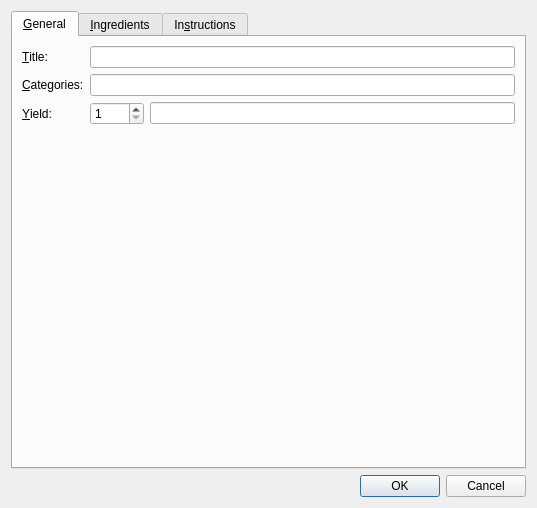
<?xml version="1.0" encoding="UTF-8"?>
<ui version="4.0">
 <class>EditDialog</class>
 <widget class="QDialog" name="EditDialog">
  <property name="geometry">
   <rect>
    <x>0</x>
    <y>0</y>
    <width>537</width>
    <height>508</height>
   </rect>
  </property>
  <property name="windowTitle">
   <string>Edit Recipe</string>
  </property>
  <layout class="QVBoxLayout" name="verticalLayout">
   <item>
    <widget class="QTabWidget" name="editor_tab_widget">
     <property name="currentIndex">
      <number>0</number>
     </property>
     <widget class="QWidget" name="general_tab">
      <attribute name="title">
       <string>&amp;General</string>
      </attribute>
      <layout class="QVBoxLayout" name="verticalLayout_2">
       <item>
        <layout class="QGridLayout" name="gridLayout">
         <item row="0" column="0">
          <widget class="QLabel" name="title_label">
           <property name="text">
            <string>&amp;Title:</string>
           </property>
           <property name="buddy">
            <cstring>title_edit</cstring>
           </property>
          </widget>
         </item>
         <item row="0" column="1">
          <widget class="QLineEdit" name="title_edit">
           <property name="maxLength">
            <number>60</number>
           </property>
          </widget>
         </item>
         <item row="1" column="0">
          <widget class="QLabel" name="categories_label">
           <property name="text">
            <string>&amp;Categories:</string>
           </property>
           <property name="buddy">
            <cstring>categories_edit</cstring>
           </property>
          </widget>
         </item>
         <item row="1" column="1">
          <widget class="QLineEdit" name="categories_edit"/>
         </item>
         <item row="2" column="0">
          <widget class="QLabel" name="servings_label">
           <property name="text">
            <string>&amp;Yield:</string>
           </property>
           <property name="buddy">
            <cstring>servings_spin</cstring>
           </property>
          </widget>
         </item>
         <item row="2" column="1">
          <layout class="QHBoxLayout" name="horizontalLayout">
           <item>
            <widget class="QSpinBox" name="servings_spin">
             <property name="minimum">
              <number>1</number>
             </property>
             <property name="maximum">
              <number>9999</number>
             </property>
            </widget>
           </item>
           <item>
            <widget class="QLineEdit" name="servings_unit_edit">
             <property name="maxLength">
              <number>40</number>
             </property>
            </widget>
           </item>
          </layout>
         </item>
        </layout>
       </item>
       <item>
        <spacer name="verticalSpacer">
         <property name="orientation">
          <enum>Qt::Vertical</enum>
         </property>
         <property name="sizeHint" stdset="0">
          <size>
           <width>20</width>
           <height>164</height>
          </size>
         </property>
        </spacer>
       </item>
      </layout>
     </widget>
     <widget class="QWidget" name="ingredients_tab">
      <attribute name="title">
       <string>&amp;Ingredients</string>
      </attribute>
      <layout class="QVBoxLayout" name="verticalLayout_4">
       <item>
        <layout class="QHBoxLayout" name="horizontalLayout_2">
         <item>
          <widget class="QTreeView" name="ingredients_view">
           <property name="sizePolicy">
            <sizepolicy hsizetype="Expanding" vsizetype="Expanding">
             <horstretch>0</horstretch>
             <verstretch>1</verstretch>
            </sizepolicy>
           </property>
          </widget>
         </item>
         <item>
          <layout class="QVBoxLayout" name="verticalLayout_3">
           <item>
            <widget class="QPushButton" name="ingredient_group_button">
             <property name="text">
              <string>Add &amp;Group</string>
             </property>
            </widget>
           </item>
           <item>
            <widget class="QPushButton" name="ingredient_button">
             <property name="text">
              <string>Add &amp;Ingredient</string>
             </property>
            </widget>
           </item>
           <item>
            <widget class="QPushButton" name="remove_button">
             <property name="text">
              <string>&amp;Remove</string>
             </property>
            </widget>
           </item>
           <item>
            <widget class="QPushButton" name="ingredient_up_button">
             <property name="text">
              <string>&amp;Up</string>
             </property>
             <property name="icon">
              <iconset resource="anymeal.qrc">
               <normaloff>:/images/up.svg</normaloff>:/images/up.svg</iconset>
             </property>
            </widget>
           </item>
           <item>
            <widget class="QPushButton" name="ingredient_down_button">
             <property name="text">
              <string>&amp;Down</string>
             </property>
             <property name="icon">
              <iconset resource="anymeal.qrc">
               <normaloff>:/images/down.svg</normaloff>:/images/down.svg</iconset>
             </property>
            </widget>
           </item>
           <item>
            <spacer name="verticalSpacer_2">
             <property name="orientation">
              <enum>Qt::Vertical</enum>
             </property>
             <property name="sizeHint" stdset="0">
              <size>
               <width>20</width>
               <height>40</height>
              </size>
             </property>
            </spacer>
           </item>
          </layout>
         </item>
        </layout>
       </item>
       <item>
        <widget class="QGroupBox" name="ingredient_group">
         <property name="title">
          <string>I&amp;ngredient</string>
         </property>
         <layout class="QGridLayout" name="gridLayout_2">
          <item row="0" column="0">
           <widget class="QLabel" name="amount_label">
            <property name="text">
             <string>A&amp;mount:</string>
            </property>
            <property name="buddy">
             <cstring>amount_type_combo</cstring>
            </property>
           </widget>
          </item>
          <item row="0" column="1">
           <layout class="QHBoxLayout" name="horizontalLayout_3">
            <item>
             <widget class="QComboBox" name="amount_type_combo">
              <item>
               <property name="text">
                <string>fraction</string>
               </property>
              </item>
              <item>
               <property name="text">
                <string>float</string>
               </property>
              </item>
             </widget>
            </item>
            <item>
             <widget class="QStackedWidget" name="amount_stack">
              <property name="currentIndex">
               <number>1</number>
              </property>
              <widget class="QWidget" name="fraction_page">
               <layout class="QHBoxLayout" name="horizontalLayout_5">
                <item>
                 <widget class="QSpinBox" name="integer_spin">
                  <property name="sizePolicy">
                   <sizepolicy hsizetype="Minimum" vsizetype="Fixed">
                    <horstretch>1</horstretch>
                    <verstretch>0</verstretch>
                   </sizepolicy>
                  </property>
                  <property name="maximum">
                   <number>9999</number>
                  </property>
                 </widget>
                </item>
                <item>
                 <widget class="QLabel" name="plus_label">
                  <property name="text">
                   <string>+</string>
                  </property>
                 </widget>
                </item>
                <item>
                 <widget class="QSpinBox" name="numerator_spin">
                  <property name="sizePolicy">
                   <sizepolicy hsizetype="Minimum" vsizetype="Fixed">
                    <horstretch>1</horstretch>
                    <verstretch>0</verstretch>
                   </sizepolicy>
                  </property>
                 </widget>
                </item>
                <item>
                 <widget class="QLabel" name="divide_label">
                  <property name="text">
                   <string>/</string>
                  </property>
                 </widget>
                </item>
                <item>
                 <widget class="QSpinBox" name="denominator_spin">
                  <property name="sizePolicy">
                   <sizepolicy hsizetype="Minimum" vsizetype="Fixed">
                    <horstretch>1</horstretch>
                    <verstretch>0</verstretch>
                   </sizepolicy>
                  </property>
                  <property name="minimum">
                   <number>1</number>
                  </property>
                 </widget>
                </item>
               </layout>
              </widget>
              <widget class="QWidget" name="float_page">
               <layout class="QHBoxLayout" name="horizontalLayout_4">
                <item>
                 <widget class="QDoubleSpinBox" name="amount_spin">
                  <property name="singleStep">
                   <double>9999.000000000000000</double>
                  </property>
                 </widget>
                </item>
               </layout>
              </widget>
             </widget>
            </item>
           </layout>
          </item>
          <item row="1" column="0">
           <widget class="QLabel" name="unit_label">
            <property name="text">
             <string>Uni&amp;t:</string>
            </property>
            <property name="buddy">
             <cstring>unit_combo</cstring>
            </property>
           </widget>
          </item>
          <item row="1" column="1">
           <widget class="QComboBox" name="unit_combo">
            <item>
             <property name="text">
              <string>per serving</string>
             </property>
            </item>
            <item>
             <property name="text">
              <string>small</string>
             </property>
            </item>
            <item>
             <property name="text">
              <string>medium</string>
             </property>
            </item>
            <item>
             <property name="text">
              <string>large</string>
             </property>
            </item>
            <item>
             <property name="text">
              <string>can</string>
             </property>
            </item>
            <item>
             <property name="text">
              <string>package</string>
             </property>
            </item>
            <item>
             <property name="text">
              <string>pinch</string>
             </property>
            </item>
            <item>
             <property name="text">
              <string>drop</string>
             </property>
            </item>
            <item>
             <property name="text">
              <string>dash</string>
             </property>
            </item>
            <item>
             <property name="text">
              <string>carton</string>
             </property>
            </item>
            <item>
             <property name="text">
              <string>bunch</string>
             </property>
            </item>
            <item>
             <property name="text">
              <string>slice</string>
             </property>
            </item>
            <item>
             <property name="text">
              <string>each</string>
             </property>
            </item>
            <item>
             <property name="text">
              <string>teaspoon</string>
             </property>
            </item>
            <item>
             <property name="text">
              <string>tablespoon</string>
             </property>
            </item>
            <item>
             <property name="text">
              <string>fluid ounce</string>
             </property>
            </item>
            <item>
             <property name="text">
              <string>cup</string>
             </property>
            </item>
            <item>
             <property name="text">
              <string>pint</string>
             </property>
            </item>
            <item>
             <property name="text">
              <string>quart</string>
             </property>
            </item>
            <item>
             <property name="text">
              <string>gallon</string>
             </property>
            </item>
            <item>
             <property name="text">
              <string>ounce</string>
             </property>
            </item>
            <item>
             <property name="text">
              <string>pound</string>
             </property>
            </item>
            <item>
             <property name="text">
              <string>milliliter</string>
             </property>
            </item>
            <item>
             <property name="text">
              <string>cubic cm</string>
             </property>
            </item>
            <item>
             <property name="text">
              <string>centiliter</string>
             </property>
            </item>
            <item>
             <property name="text">
              <string>deciliter</string>
             </property>
            </item>
            <item>
             <property name="text">
              <string>liter</string>
             </property>
            </item>
            <item>
             <property name="text">
              <string>milligram</string>
             </property>
            </item>
            <item>
             <property name="text">
              <string>centigram</string>
             </property>
            </item>
            <item>
             <property name="text">
              <string>decigram</string>
             </property>
            </item>
            <item>
             <property name="text">
              <string>gram</string>
             </property>
            </item>
            <item>
             <property name="text">
              <string>kilogram</string>
             </property>
            </item>
           </widget>
          </item>
          <item row="2" column="0">
           <widget class="QLabel" name="name_label">
            <property name="text">
             <string>Na&amp;me:</string>
            </property>
            <property name="buddy">
             <cstring>name_edit</cstring>
            </property>
           </widget>
          </item>
          <item row="2" column="1">
           <widget class="QLineEdit" name="name_edit"/>
          </item>
         </layout>
        </widget>
       </item>
      </layout>
     </widget>
     <widget class="QWidget" name="instructions_tab">
      <attribute name="title">
       <string>In&amp;structions</string>
      </attribute>
     </widget>
    </widget>
   </item>
   <item>
    <widget class="QDialogButtonBox" name="buttonBox">
     <property name="orientation">
      <enum>Qt::Horizontal</enum>
     </property>
     <property name="standardButtons">
      <set>QDialogButtonBox::Cancel|QDialogButtonBox::Ok</set>
     </property>
    </widget>
   </item>
  </layout>
 </widget>
 <tabstops>
  <tabstop>editor_tab_widget</tabstop>
  <tabstop>title_edit</tabstop>
  <tabstop>categories_edit</tabstop>
  <tabstop>servings_spin</tabstop>
  <tabstop>servings_unit_edit</tabstop>
  <tabstop>ingredients_view</tabstop>
  <tabstop>ingredient_group_button</tabstop>
  <tabstop>ingredient_button</tabstop>
  <tabstop>remove_button</tabstop>
  <tabstop>ingredient_up_button</tabstop>
  <tabstop>ingredient_down_button</tabstop>
  <tabstop>amount_type_combo</tabstop>
  <tabstop>integer_spin</tabstop>
  <tabstop>numerator_spin</tabstop>
  <tabstop>denominator_spin</tabstop>
  <tabstop>amount_spin</tabstop>
  <tabstop>unit_combo</tabstop>
  <tabstop>name_edit</tabstop>
 </tabstops>
 <resources>
  <include location="anymeal.qrc"/>
 </resources>
 <connections>
  <connection>
   <sender>buttonBox</sender>
   <signal>accepted()</signal>
   <receiver>EditDialog</receiver>
   <slot>accept()</slot>
   <hints>
    <hint type="sourcelabel">
     <x>230</x>
     <y>501</y>
    </hint>
    <hint type="destinationlabel">
     <x>157</x>
     <y>274</y>
    </hint>
   </hints>
  </connection>
  <connection>
   <sender>buttonBox</sender>
   <signal>rejected()</signal>
   <receiver>EditDialog</receiver>
   <slot>reject()</slot>
   <hints>
    <hint type="sourcelabel">
     <x>298</x>
     <y>501</y>
    </hint>
    <hint type="destinationlabel">
     <x>286</x>
     <y>274</y>
    </hint>
   </hints>
  </connection>
  <connection>
   <sender>amount_type_combo</sender>
   <signal>activated(int)</signal>
   <receiver>amount_stack</receiver>
   <slot>setCurrentIndex(int)</slot>
   <hints>
    <hint type="sourcelabel">
     <x>150</x>
     <y>340</y>
    </hint>
    <hint type="destinationlabel">
     <x>231</x>
     <y>351</y>
    </hint>
   </hints>
  </connection>
 </connections>
</ui>
